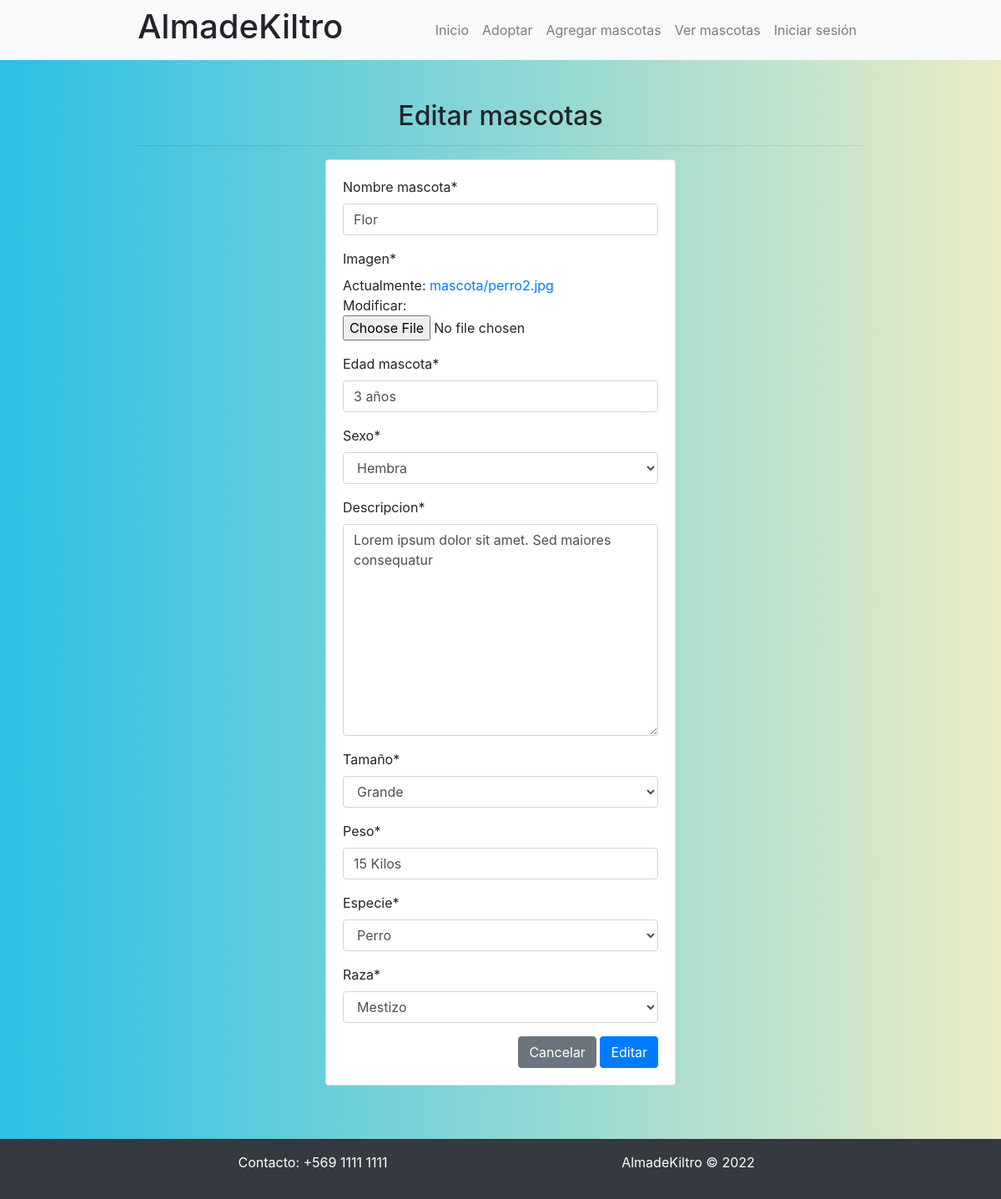
Screenshot of /modificar-mascota/2/ with the database file from the repository.
### app/models.py (models this page shows, shortened)
class Mascota(models.Model):
    nombre_mascota = models.CharField(max_length=250)
    imagen = models.ImageField(upload_to="mascota", null=True)
    edad_mascota = models.CharField(max_length=250)
    sexo = models.IntegerField(choices=opciones_sexo)
    descripcion = models.TextField()
    tamaño = models.IntegerField(choices=opciones_tamaño)
    peso = models.CharField(max_length=250)
    especie = models.ForeignKey(Especie, on_delete=models.PROTECT)
    raza = models.ForeignKey(Raza, on_delete=models.PROTECT)

### app/views.py (the view, shortened to what this page needs)
# urls.py: path('modificar-mascota/<id>/', modificar_mascota, name="modificar_mascota"),
def modificar_mascota(request, id):
    mascota = get_object_or_404(Mascota, id=id)
    data = {
        'form': MascotaForm(instance=mascota)
    }
    return render(request, 'app/mascota/modificar.html', data)

### app/forms.py
class MascotaForm(forms.ModelForm):
    class Meta:
        model = Mascota
        fields = '__all__'

### app/models.py (called while the page is built)
    def __str__(self):
        return self.nombre_raza

    def __str__(self):
        return self.nombre_especie

### app/templates/app/mascota/modificar.html (shortened to what this page needs)
{% extends 'app/base.html' %}
{% load static %}
{% block css %}
<link rel="stylesheet" href="https://cdn.jsdelivr.net/npm/bootstrap@4.6.1/dist/css/bootstrap.min.css">
<link rel="stylesheet" href="{% static 'app/css/mascotas.css' %}"> {% endblock %}
{% block contenido %} {% load crispy_forms_tags %}
<h2 class="fw-bold text-center">Editar mascotas</h2>
<hr>
<div class="row">
    <div class="col-12 col-md-6 offset-md-3">
        <div class="card">
            <div class="card-body">
                <form action="" method="POST" enctype="multipart/form-data">
                    {% csrf_token %} {{form | crispy }}
                    <div class="d-flex justify-content-end">
                        <input type="reset" value="Cancelar" class="btn btn-secondary"> &nbsp;
                        <input type="submit" value="Editar" class="btn btn-primary">
                    </div>
                </form>
            </div>
        </div>
    </div>
</div>
<br><br> {% endblock %}

### app/static/app/css/mascotas.css (style rules this page uses)
html { min-height: 100%; position: relative; }
body { background: #2BC0E4; background: -webkit-linear-gradient(to right, #EAECC6, #2BC0E4); background: linear-gradient(to left, #EAECC6, #2BC0E4); margin: 0; margin-bottom: 40px; }

### rows the page displays
Mascota: nombre_mascota "Flor", edad_mascota "3 años", sexo "Hembra", descripcion "Lorem ipsum dolor sit amet. Sed maiores consequatur", tamaño "Grande", peso "15 Kilos", especie "Perro", raza "Mestizo"
